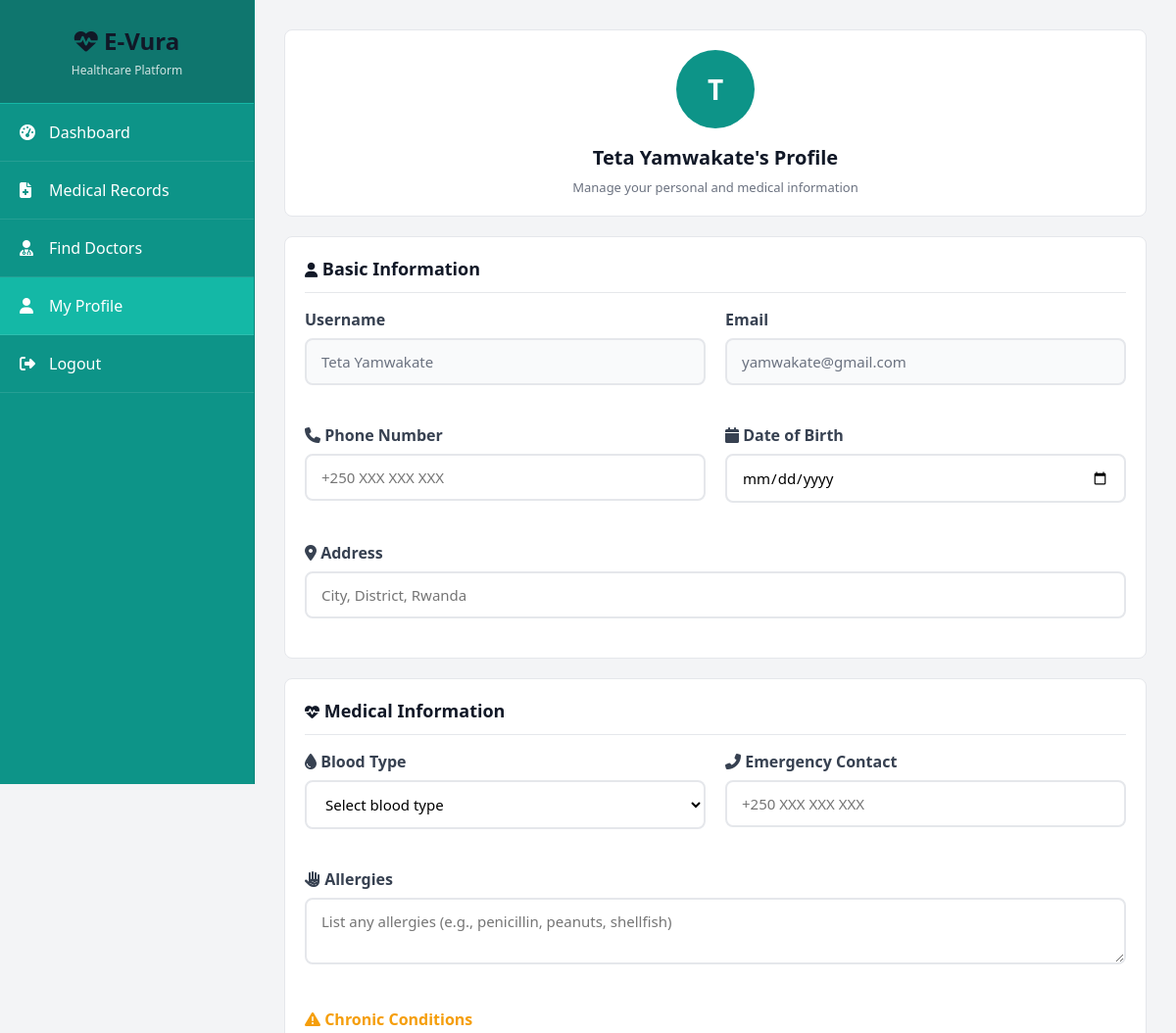
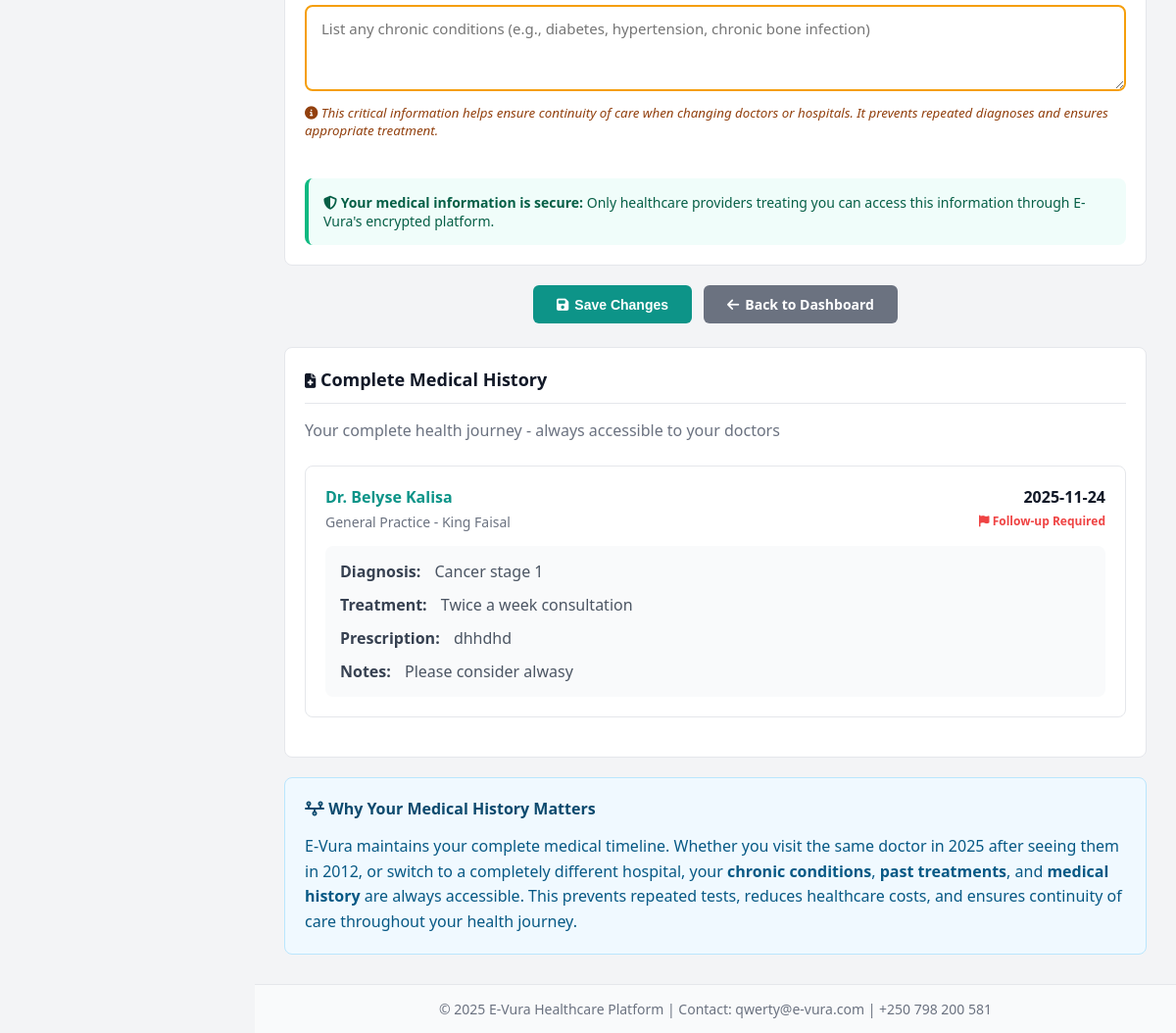
The app's page /patient/profile (signed in) with its own data (2 pictures, top to bottom).
### app.py (models this page shows, shortened)
class Patient(db.Model):
    id = db.Column(db.Integer, primary_key=True)
    username = db.Column(db.String(100), unique=True, nullable=False)
    email = db.Column(db.String(120), unique=True, nullable=False)
    password = db.Column(db.String(200), nullable=False)
    phone = db.Column(db.String(20))
    date_of_birth = db.Column(db.String(20))
    address = db.Column(db.String(200))
    blood_type = db.Column(db.String(5))
    allergies = db.Column(db.Text)
    chronic_conditions = db.Column(db.Text)
    emergency_contact = db.Column(db.String(20))
    created_at = db.Column(db.DateTime, default=datetime.utcnow)
    appointments = db.relationship('Appointment', backref='patient', lazy=True, foreign_keys='Appointment.patient_id')
    records = db.relationship('MedicalRecord', backref='patient', lazy=True)

class MedicalRecord(db.Model):
    id = db.Column(db.Integer, primary_key=True)
    patient_id = db.Column(db.Integer, db.ForeignKey('patient.id'), nullable=False)
    doctor_id = db.Column(db.Integer, db.ForeignKey('doctor.id'), nullable=False)
    appointment_id = db.Column(db.Integer, db.ForeignKey('appointment.id'), nullable=True)
    diagnosis = db.Column(db.Text, nullable=False)
    treatment = db.Column(db.Text)
    prescription = db.Column(db.Text)
    notes = db.Column(db.Text)
    visit_date = db.Column(db.String(20), nullable=False)
    follow_up_required = db.Column(db.Boolean, default=False)
    created_at = db.Column(db.DateTime, default=datetime.utcnow)

class Doctor(db.Model):
    id = db.Column(db.Integer, primary_key=True)
    username = db.Column(db.String(100), unique=True, nullable=False)
    email = db.Column(db.String(120), unique=True, nullable=False)
    password = db.Column(db.String(200), nullable=False)
    phone = db.Column(db.String(20))
    specialization = db.Column(db.String(100))
    license_number = db.Column(db.String(50))
    hospital = db.Column(db.String(200))
    years_experience = db.Column(db.Integer)
    created_at = db.Column(db.DateTime, default=datetime.utcnow)
    appointments = db.relationship('Appointment', backref='doctor', lazy=True, foreign_keys='Appointment.doctor_id')
    records = db.relationship('MedicalRecord', backref='doctor', lazy=True)

### app.py (the view, shortened to what this page needs)
@app.route('/patient/profile', methods=['GET', 'POST'])
@login_required
@patient_required
def patient_profile():
    patient = Patient.query.get(session['user_id'])
    records = MedicalRecord.query.filter_by(patient_id=patient.id).order_by(MedicalRecord.created_at.desc()).all()
    return render_template('patient_profile.html', patient=patient, records=records)

### app.py (called while the page is built)
def login_required(f):
    @wraps(f)
    def decorated_function(*args, **kwargs):
        if 'user_id' not in session or 'user_type' not in session:
            flash('Please log in to access this page.', 'warning')
            return redirect(url_for('login'))
        return f(*args, **kwargs)
    return decorated_function

def patient_required(f):
    @wraps(f)
    def decorated_function(*args, **kwargs):
        if session.get('user_type') != 'patient':
            flash('Access denied. Patients only.', 'danger')
            return redirect(url_for('index'))
        return f(*args, **kwargs)
    return decorated_function

### templates/patient_profile.html (shortened to what this page needs)
{% extends "base.html" %}
{% block content %}
<div style="background: white; border-radius: 8px; padding: 20px; margin-bottom: 20px; border: 1px solid #e5e7eb; text-align: center; width: 100%;">
    <div style="width: 80px; height: 80px; border-radius: 50%; background: #0d9488; display: flex; align-items: center; justify-content: center; font-size: 28px; color: white; font-weight: bold; margin: 0 auto 16px;">
        {{ patient.username[0]|upper }}
    </div>
    <h1 style="font-size: 1.25rem; margin-bottom: 8px; font-weight: 600;">{{ patient.username }}'s Profile</h1>
    <p style="color: #6b7280; font-size: 0.8125rem;">Manage your personal and medical information</p>
</div>
<form method="POST" action="{{ url_for('patient_profile') }}">
    <div style="background: white; border-radius: 8px; padding: 20px; margin-bottom: 20px; border: 1px solid #e5e7eb; width: 100%;">
        <h3 style="color: #111827; margin-bottom: 16px; padding-bottom: 12px; border-bottom: 1px solid #e5e7eb; font-size: 1.125rem; font-weight: 600;">
            <i class="fas fa-user" style="font-size: 0.9375rem;"></i> Basic Information
        </h3>
        <div style="display: grid; grid-template-columns: 1fr 1fr; gap: 20px;">
            <div class="form-group">
                <label>Username</label>
                <input type="text" value="{{ patient.username }}" disabled style="background: #f9fafb; color: #6b7280;">
            </div>
            <div class="form-group">
                <label>Email</label>
                <input type="email" value="{{ patient.email }}" disabled style="background: #f9fafb; color: #6b7280;">
            </div>
            <div class="form-group">
                <label><i class="fas fa-phone"></i> Phone Number</label>
                <input type="tel" name="phone" value="{{ patient.phone or '' }}" placeholder="+250 XXX XXX XXX">
            </div>
            <div class="form-group">
                <label><i class="fas fa-calendar"></i> Date of Birth</label>
                <input type="date" name="date_of_birth" value="{{ patient.date_of_birth or '' }}">
            </div>
            <div class="form-group" style="grid-column: 1 / -1;">
                <label><i class="fas fa-map-marker-alt"></i> Address</label>
                <input type="text" name="address" value="{{ patient.address or '' }}" placeholder="City, District, Rwanda">
            </div>
        </div>
    </div>
    <div style="background: white; border-radius: 8px; padding: 20px; margin-bottom: 20px; border: 1px solid #e5e7eb; width: 100%;">
        <h3 style="color: #111827; margin-bottom: 16px; padding-bottom: 12px; border-bottom: 1px solid #e5e7eb; font-size: 1.125rem; font-weight: 600;">
            <i class="fas fa-heartbeat" style="font-size: 0.9375rem;"></i> Medical Information
        </h3>
        <div style="display: grid; grid-template-columns: 1fr 1fr; gap: 20px;">
            <div class="form-group">
                <label><i class="fas fa-tint"></i> Blood Type</label>
                <select name="blood_type">
                    <option value="">Select blood type</option>
                </select>
            </div>
            <div class="form-group">
                <label><i class="fas fa-phone-alt"></i> Emergency Contact</label>
                <input type="tel" name="emergency_contact" value="{{ patient.emergency_contact or '' }}" placeholder="+250 XXX XXX XXX">
            </div>
            <div class="form-group" style="grid-column: 1 / -1;">
                <label><i class="fas fa-allergies"></i> Allergies</label>
                <textarea name="allergies" rows="2" placeholder="List any allergies (e.g., penicillin, peanuts, shellfish)">{{ patient.allergies or '' }}</textarea>
            </div>
            <div class="form-group" style="grid-column: 1 / -1;">
                <label style="color: #f59e0b;"><i class="fas fa-exclamation-triangle"></i> Chronic Conditions</label>
                <textarea name="chronic_conditions" rows="3" placeholder="List any chronic conditions (e.g., diabetes, hypertension, chronic bone infection)" style="border-color: #f59e0b; border-width: 2px;">{{ patient.chronic_conditions or '' }}</textarea>
                <small style="color: #92400e; font-style: italic; display: block; margin-top: 8px;">
                    <i class="fas fa-info-circle"></i> This critical information helps ensure continuity of care when changing doctors or hospitals. It prevents repeated diagnoses and ensures appropriate treatment.
                </small>
            </div>
        </div>
        <div style="background: #f0fdfa; border-left: 4px solid #10b981; padding: 15px; border-radius: 8px; margin-top: 20px;">
            <p style="color: #065f46; font-size: 14px; margin: 0;">
                <i class="fas fa-shield-alt"></i> <strong>Your medical information is secure:</strong> Only healthcare providers treating you can access this information through E-Vura's encrypted platform.
            </p>
        </div>
    </div>
    <div style="display: flex; gap: 12px; margin-bottom: 24px; justify-content: center; width: 100%;">
        <button type="submit" class="btn btn-primary" style="padding: 10px 24px; font-size: 0.875rem;">
            <i class="fas fa-save"></i> Save Changes
        </button>
        <a href="{{ url_for('patient_dashboard') }}" class="btn btn-secondary" style="padding: 10px 24px; font-size: 0.875rem;">
            <i class="fas fa-arrow-left"></i> Back to Dashboard
        </a>
    </div>
</form>
<div style="background: white; border-radius: 8px; padding: 20px; margin-bottom: 20px; border: 1px solid #e5e7eb; width: 100%;">
    <h3 style="color: #111827; margin-bottom: 16px; padding-bottom: 12px; border-bottom: 1px solid #e5e7eb; font-size: 1.125rem; font-weight: 600;">
        <i class="fas fa-file-medical" style="font-size: 0.9375rem;"></i> Complete Medical History
    </h3>
    <p style="color: #6b7280; margin-bottom: 25px;">Your complete health journey - always accessible to your doctors</p>
    {% if records %}
        {% for record in records %}
            <div style="border: 1px solid #e5e7eb; border-radius: 8px; padding: 20px; margin-bottom: 20px; transition: border-color 0.3s ease;">
                <div style="display: flex; justify-content: space-between; margin-bottom: 15px;">
                    <div>
                        <h4 style="color: #0d9488; margin-bottom: 5px;">Dr. {{ record.doctor.username }}</h4>
                        <div style="color: #6b7280; font-size: 14px;">
                            {{ record.doctor.specialization or 'General Practice' }}
                            {% if record.doctor.hospital %} - {{ record.doctor.hospital }}{% endif %}
                        </div>
                    </div>
                    <div style="text-align: right;">
                        <div style="color: #111827; font-weight: 600;">{{ record.visit_date }}</div>
                        {% if record.follow_up_required %}
                        <div style="color: #ef4444; font-size: 12px; font-weight: 600; margin-top: 5px;">
                            <i class="fas fa-flag"></i> Follow-up Required
                        </div>
                        {% endif %}
                    </div>
                </div>
                <div style="background: #f9fafb; padding: 15px; border-radius: 8px;">
                    <div style="margin-bottom: 12px;">
                        <strong style="color: #374151; margin-right: 10px;">Diagnosis:</strong>
                        <span style="color: #4b5563;">{{ record.diagnosis }}</span>
                    </div>
                    {% if record.treatment %}
                    <div style="margin-bottom: 12px;">
                        <strong style="color: #374151; margin-right: 10px;">Treatment:</strong>
                        <span style="color: #4b5563;">{{ record.treatment }}</span>
                    </div>
                    {% endif %}
                    {% if record.prescription %}
                    <div style="margin-bottom: 12px;">
                        <strong style="color: #374151; margin-right: 10px;">Prescription:</strong>
                        <span style="color: #4b5563;">{{ record.prescription }}</span>
                    </div>
                    {% endif %}
                    {% if record.notes %}
                    <div style="margin-bottom: 0;">
                        <strong style="color: #374151; margin-right: 10px;">Notes:</strong>
                        <span style="color: #4b5563;">{{ record.notes }}</span>
                    </div>
                    {% endif %}
                </div>
            </div>
        {% endfor %}
    {% endif %}
</div>
<div style="background: #f0f9ff; border-left: 4px solid #0ea5e9; padding: 20px; border-radius: 8px; border: 1px solid #bae6fd;">
    <h4 style="color: #0c4a6e; margin-bottom: 15px;"><i class="fas fa-timeline"></i> Why Your Medical History Matters</h4>
    <p style="color: #075985; margin: 0; line-height: 1.6;">
        E-Vura maintains your complete medical timeline. Whether you visit the same doctor in 2025 after seeing them in 2012,
        or switch to a completely different hospital, your <strong>chronic conditions</strong>, <strong>past treatments</strong>,
        and <strong>medical history</strong> are always accessible. This prevents repeated tests, reduces healthcare costs,
        and ensures continuity of care throughout your health journey.
    </p>
</div>
{% endblock %}

### static/css/style.css (style rules this page uses)
* { margin: 0; padding: 0; box-sizing: border-box; }
body { font-family: 'Segoe UI', Tahoma, Geneva, Verdana, sans-serif; background: #f3f4f6; min-height: 100vh; }
.btn { padding: 10px 20px; border: none; border-radius: 6px; cursor: pointer; font-size: 0.875rem; font-weight: 600; transition: all 0.3s ease; text-decoration: none; display: inline-flex; align-items: center; gap: 6px; justify-content: center; white-space: nowrap; }
.btn-primary { background: #0d9488; color: white; }
.btn-secondary { background: #6b7280; color: white; }
input[type="text"], input[type="email"], input[type="password"], input[type="tel"], input[type="date"], input[type="time"], textarea, select { width: 100%; padding: 12px 15px; border: 2px solid #e5e7eb; border-radius: 8px; font-size: 15px; transition: border-color 0.3s; font-family: inherit; background: white; }
label { display: block; margin-bottom: 8px; font-weight: 600; color: #374151; }
.form-group { margin-bottom: 20px; }
h1, h2, h3, h4 { color: #111827; }

### records on screen
Patient: username "T", username "Teta Yamwakate", email "yamwakate@gmail.com"
MedicalRecord: doctor.username "Belyse Kalisa", doctor "General Practice", doctor.hospital "King Faisal", visit_date "2025-11-24", follow_up_required True (drawn), diagnosis "Cancer stage 1", treatment "Twice a week consultation", prescription "dhhdhd", notes "Please consider alwasy"
